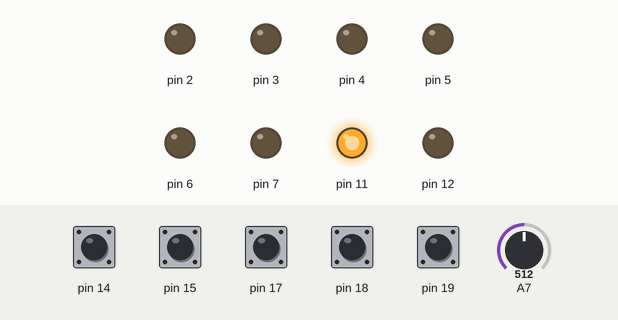
The sketch below on a simulated Arduino Nano, built with avr-gcc and run on an emulated ATmega328P. On the bench: output pins drawn as LEDs (lit = HIGH). The inputs (shaded band) are chosen by the test bench; at power-on: pin 14, pin 15, pin 17–19 HIGH, A7 = 512. What the sketch prints to the serial monitor is not drawn.

Above: at 1.7 s.
At 6.2 s:
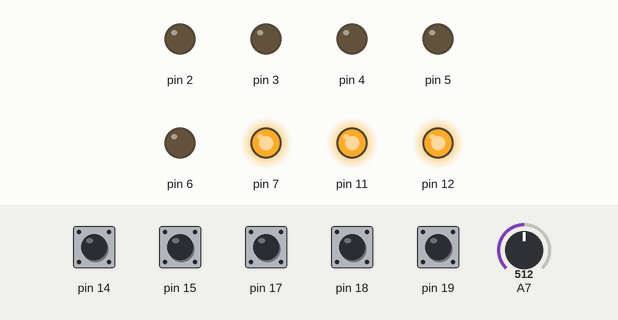
Timing chart, 0 to 8.0 s (numbered marks = the images above):
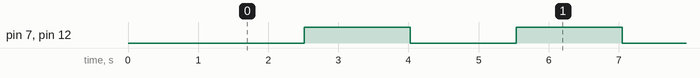

The sketch:

Nerf_gunrange_test.ino
```cpp
//Nerf gunrange test 7 April
//D12: Red led
//D11: Driver power enable (all)
//D7-2: Motor 6-1
//A7: Speed potmeter
//A5-3/D19-17: Dial switch 3-1  --> Used to select difficulty or such, could add more and use more pins. 3 pins = 4 settings
//A1/D15: Green button
//A0/D14: Red button

//D13 10 9 8 A3 A2: Free
//D0 D1: Free but also serial comms to PC
int spd;
byte dial1,dial2,dial3,redbt,grnbt;

void setup() {
Serial.begin(9600);

pinMode(12, OUTPUT);
pinMode(11, OUTPUT);
pinMode(7, OUTPUT);
pinMode(6, OUTPUT);
pinMode(5, OUTPUT);
pinMode(4, OUTPUT);
pinMode(3, OUTPUT);
pinMode(2, OUTPUT);

pinMode(14, INPUT_PULLUP);
pinMode(15, INPUT_PULLUP);

pinMode(17, INPUT_PULLUP);
pinMode(18, INPUT_PULLUP);
pinMode(19, INPUT_PULLUP);
Serial.println("Passing butter, please standby");
delay(1000);
digitalWrite(11, 1);
}

void loop() {
  // put your main code here, to run repeatedly:
spd = analogRead(A7);
dial3 = digitalRead(17);
dial2 = digitalRead(18);
dial1 = digitalRead(19);
redbt=digitalRead(14);
grnbt=digitalRead(15);

Serial.println();
Serial.println(spd);
Serial.println(dial1);
Serial.println(dial2);
Serial.println(dial3);
Serial.println(redbt);
Serial.println(grnbt);
delay(1000+spd);
digitalWrite(12, 1);
digitalWrite(7, 1);
delay(1000+spd);
digitalWrite(12, 0);
digitalWrite(7, 0);
}
```

Measured:
- by itself, pin 7, pin 12: alternates HIGH for 1.5 s and LOW for 1.5 s
